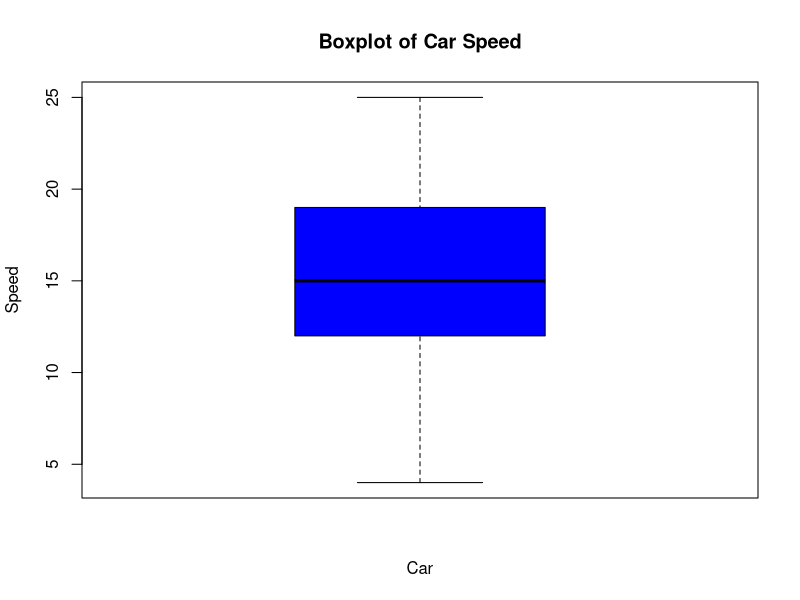

Here is the R script that generated this plot:
## ---- chunk 1
knitr::opts_chunk$set(echo = FALSE)
## ---- chunk 2
head(cars)
boxplot(cars$speed, col = "blue", ylab = "Speed", xlab = "Car", 
        main = "Boxplot of Car Speed")
